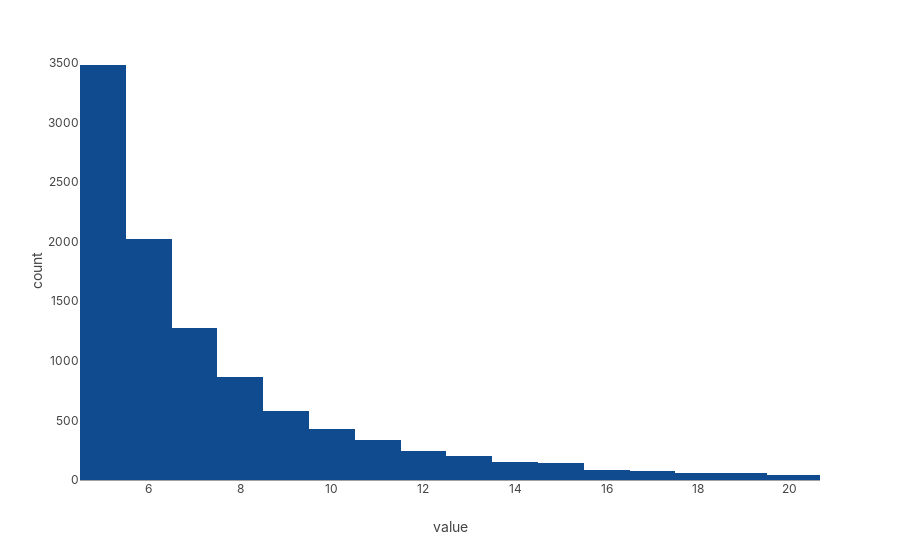

Source (notebook cell):
### Markdown cell above
# Sample data

### Code cell
px.histogram(train_sample_df.groupby(args.user_col).size())

### Figure 1 — Plotly figure (JSON) as saved in the notebook; plotly's stock layout.template omitted (floating-point values rounded to 4 significant figures; data arrays with more than 128 entries replaced by an {"elided": "..."} marker saying what was removed)
{"data": [{"alignmentgroup": "True", "bingroup": "x", "hovertemplate": "variable=0<br>value=%{x}<br>count=%{y}<extra></extra>", "legendgroup": "0", "marker": {"color": "#114B8F", "pattern": {"shape": ""}}, "name": "0", "offsetgroup": "0", "orientation": "v", "showlegend": true, "type": "histogram", "x": {"elided": "10371 int values"}, "xaxis": "x", "yaxis": "y"}], "layout": {"autosize": true, "barmode": "relative", "legend": {"title": {"text": "variable"}, "tracegroupgap": 0}, "margin": {"t": 60}, "xaxis": {"anchor": "y", "autorange": false, "domain": [0, 1], "range": [4.5, 20.66], "title": {"text": "value"}, "type": "linear"}, "yaxis": {"anchor": "x", "autorange": false, "domain": [0, 1], "range": [0, 3522.0], "title": {"text": "count"}}}}
